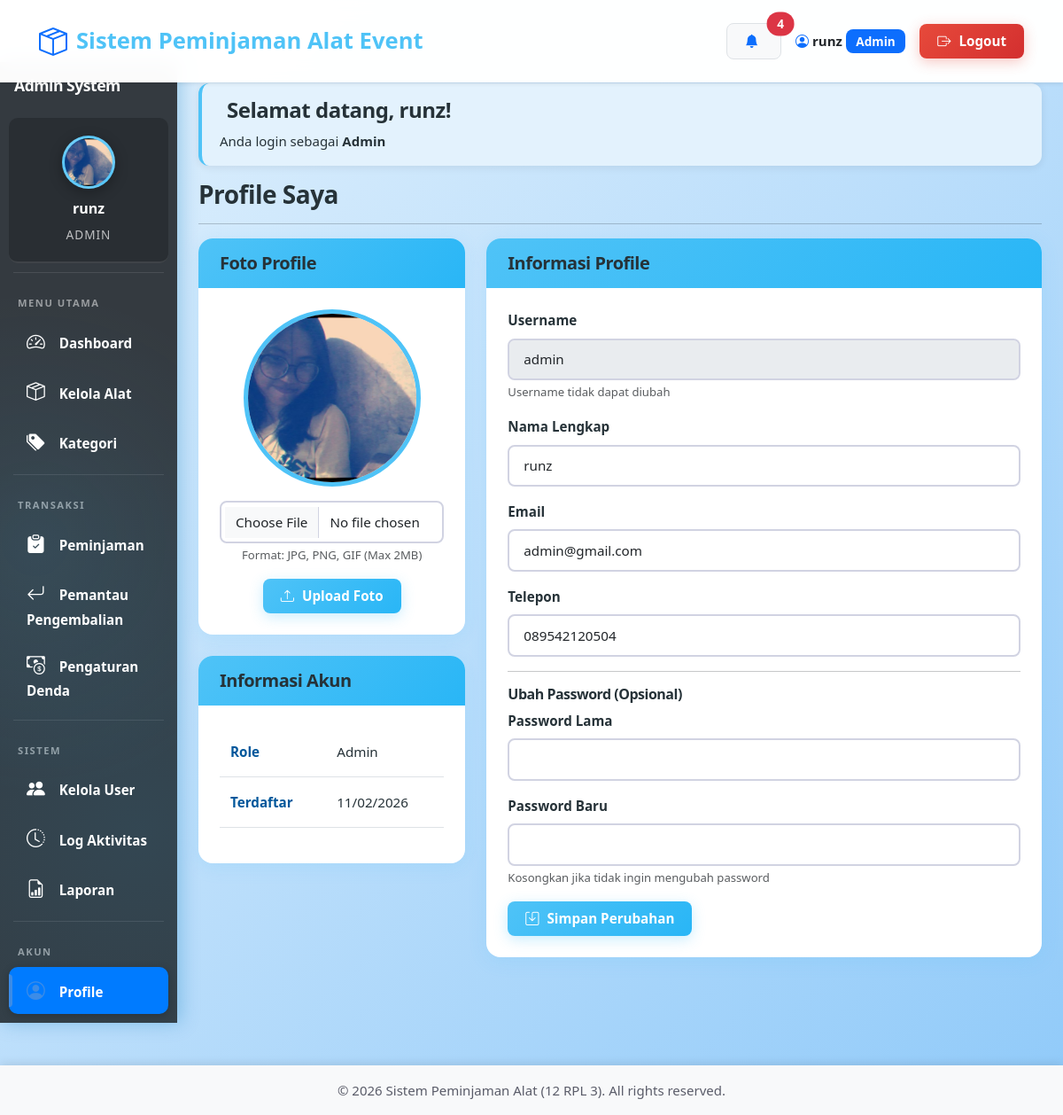
Screenshot of /admin/profile.php (signed in) with the database file from the repository.
### tables this page shows
CREATE TABLE `users` (
  `id` int NOT NULL,
  `username` varchar(50) NOT NULL,
  `password` varchar(255) NOT NULL,
  `nama` varchar(100) NOT NULL,
  `email` varchar(100) NOT NULL,
  `telepon` varchar(20) DEFAULT NULL,
  `foto_profile` varchar(255) DEFAULT NULL,
  `role` enum('admin','petugas','peminjam') NOT NULL,
  `created_at` timestamp NULL DEFAULT CURRENT_TIMESTAMP,
  `deleted_at` datetime DEFAULT NULL
);

### admin/profile.php (the view, shortened to what this page needs)
<?php
require_once '../config/database.php';
$user_id = $_SESSION['user_id'];
$user = mysqli_fetch_assoc(mysqli_query($conn, "SELECT * FROM users WHERE id=$user_id"));
$columns = mysqli_query($conn, "SHOW COLUMNS FROM users LIKE 'foto_profile'");
$has_foto_column = mysqli_num_rows($columns) > 0;
include '../includes/header.php';
?>
<div class="container-fluid">
    <div class="row">
        <?php include '../includes/admin_sidebar.php'; ?>
        <div class="col-md-10 p-4">
            <div class="alert alert-info">
                <h4><i class="bi bi-hand-wave"></i> Selamat datang, <?php echo $_SESSION['nama']; ?>!</h4>
                <p class="mb-0">Anda login sebagai <strong><?php echo ucfirst($_SESSION['role']); ?></strong></p>
            </div>
            <h2>Profile Saya</h2>
            <hr>
            <div class="row">
                <div class="col-md-4">
                    <?php if ($has_foto_column): ?>
                    <div class="card">
                        <div class="card-header bg-primary text-white">
                            <h5 class="mb-0">Foto Profile</h5>
                        </div>
                        <div class="card-body text-center">
                            <?php if (isset($user['foto_profile']) && $user['foto_profile'] && file_exists('../' . $user['foto_profile'])): ?>
                                <img src="../<?php echo $user['foto_profile']; ?>" alt="Profile" class="img-fluid rounded-circle mb-3" style="width: 200px; height: 200px; object-fit: cover; border: 5px solid #4FC3F7;">
                            <?php endif; ?>
                            <form method="POST" enctype="multipart/form-data" id="formFoto">
                                <div class="mb-3">
                                    <input type="file" name="foto_profile" id="foto_profile" class="form-control" accept="image/*" onchange="previewImage(this)">
                                    <small class="text-muted">Format: JPG, PNG, GIF (Max 2MB)</small>
                                </div>
                                <button type="submit" class="btn btn-primary btn-sm">
                                    <i class="bi bi-upload"></i> Upload Foto
                                </button>
                            </form>
                        </div>
                    </div>
                    <?php endif; ?>
                    <div class="card <?php echo $has_foto_column ? 'mt-3' : ''; ?>">
                        <div class="card-header bg-secondary text-white">
                            <h5 class="mb-0">Informasi Akun</h5>
                        </div>
                        <div class="card-body">
                            <table class="table table-sm">
                                <tr>
                                    <td><strong>Role</strong></td>
                                    <td><?php echo ucfirst($user['role']); ?></td>
                                </tr>
                                <tr>
                                    <td><strong>Terdaftar</strong></td>
                                    <td><?php echo date('d/m/Y', strtotime($user['created_at'])); ?></td>
                                </tr>
                            </table>
                        </div>
                    </div>
                </div>
                <div class="col-md-8">
                    <div class="card">
                        <div class="card-header bg-primary text-white">
                            <h5 class="mb-0">Informasi Profile</h5>
                        </div>
                        <div class="card-body">
                            <form method="POST" enctype="multipart/form-data">
                                <div class="mb-3">
                                    <label class="form-label">Username</label>
                                    <input type="text" class="form-control" value="<?php echo $user['username']; ?>" disabled>
                                    <small class="text-muted">Username tidak dapat diubah</small>
                                </div>
                                <div class="mb-3">
                                    <label class="form-label">Nama Lengkap</label>
                                    <input type="text" name="nama" class="form-control" value="<?php echo $user['nama']; ?>" required>
                                </div>
                                <div class="mb-3">
                                    <label class="form-label">Email</label>
                                    <input type="email" name="email" class="form-control" value="<?php echo $user['email']; ?>" required>
                                </div>
                                <div class="mb-3">
                                    <label class="form-label">Telepon</label>
                                    <input type="text" name="telepon" class="form-control" value="<?php echo $user['telepon']; ?>">
                                </div>
                                <hr>
                                <h6>Ubah Password (Opsional)</h6>
                                <div class="mb-3">
                                    <label class="form-label">Password Lama</label>
                                    <input type="password" name="password_lama" class="form-control">
                                </div>
                                <div class="mb-3">
                                    <label class="form-label">Password Baru</label>
                                    <input type="password" name="password_baru" class="form-control">
                                    <small class="text-muted">Kosongkan jika tidak ingin mengubah password</small>
                                </div>
                                <button type="submit" class="btn btn-primary">
                                    <i class="bi bi-save"></i> Simpan Perubahan
                                </button>
                            </form>
                        </div>
                    </div>
                </div>
            </div>
        </div>
    </div>
</div>
<?php include '../includes/footer.php'; ?>

### assets/css/variables.css (style rules this page uses)
:root { --primary: #4FC3F7; --primary-dark: #29B6F6; --primary-light: #81D4FA; --secondary: #78909C; --success: #66BB6A; --info: #42A5F5; --warning: #FFA726; --danger: #EF5350; --light: #E3F2FD; --dark: #263238; --blue-gradient: linear-gradient(135deg, #4FC3F7 0%, #29B6F6 100%); --blue-gradient-dark: linear-gradient(135deg, #29B6F6 0%, #0288D1 100%); --sidebar-gradient: linear-gradient(180deg, #0277BD 0%, #01579B 100%); --card-gradient: linear-gradient(135deg, #E3F2FD 0%, #BBDEFB 100%); --card-shadow: 0 4px 20px rgba(79, 195, 247, 0.15); --button-shadow: 0 4px 15px rgba(79, 195, 247, 0.3); --hover-shadow: 0 8px 30px rgba(79, 195, 247, 0.25); --spacing-sm: 0.5rem; --spacing-md: 1rem; --spacing-lg: 1.5rem; --spacing-xl: 2rem; --radius-sm: 8px; --radius-md: 12px; --radius-lg: 16px; --font-family: 'Segoe UI', Tahoma, Geneva, Verdana, sans-serif; --font-size-base: 15px; --font-weight-normal: 500; --font-weight-bold: 700; }

### assets/css/base.css (style rules this page uses)
* { margin: 0; padding: 0; box-sizing: border-box; }
html { scroll-behavior: smooth; }
body { font-family: var(--font-family); background: linear-gradient(135deg, #E3F2FD 0%, #BBDEFB 50%, #90CAF9 100%); background-attachment: fixed; min-height: 100vh; color: var(--dark); font-size: var(--font-size-base); line-height: 1.6; padding-top: 70px; }
h1, h2, h3, h4, h5, h6 { font-weight: var(--font-weight-bold); color: var(--dark); letter-spacing: -0.5px; }
h2 { font-size: 1.75rem; margin-bottom: 0.5rem; }
p, td, th, label, span { color: var(--dark); }
strong { font-weight: var(--font-weight-bold); }

### assets/css/components.css (style rules this page uses)
.card { border: none; border-radius: var(--radius-lg); box-shadow: var(--card-shadow); overflow: hidden; margin-bottom: var(--spacing-lg); background: white; transition: all 0.3s ease; }
.card-header { background: var(--blue-gradient); color: white; font-weight: var(--font-weight-bold); font-size: 1.1rem; padding: var(--spacing-md) var(--spacing-lg); border: none; }
.card-body { padding: var(--spacing-lg); }
.table tbody td { padding: var(--spacing-md) 0.75rem; vertical-align: middle; font-size: 0.95rem; color: var(--dark); font-weight: var(--font-weight-normal); }
.table tbody td strong { font-weight: var(--font-weight-bold); color: #01579B; }
.btn { border-radius: var(--radius-sm); padding: var(--spacing-sm) 1.25rem; font-weight: 600; font-size: 0.95rem; transition: all 0.3s ease; border: none; }
.btn i { margin-right: 5px; }
.btn-primary { background: var(--blue-gradient); box-shadow: var(--button-shadow); color: white; }
.alert { border: none; border-radius: var(--radius-md); padding: var(--spacing-md) 1.25rem; border-left: 4px solid; box-shadow: 0 2px 10px rgba(0,0,0,0.08); font-weight: var(--font-weight-normal); }
.alert-info { background-color: #E3F2FD; border-left-color: var(--primary); color: #01579B; }
.form-control, .form-select { border-radius: var(--radius-sm); border: 2px solid #d1d3e2; padding: 0.65rem var(--spacing-md); transition: all 0.3s ease; font-size: 0.95rem; font-weight: var(--font-weight-normal); }
.form-label { font-weight: var(--font-weight-bold); color: var(--dark); margin-bottom: var(--spacing-sm); font-size: 0.95rem; }

### rows the page displays
users: foto_profile (picture), role "Admin", created_at "11/02/2026", username "admin", nama "runz", email "admin@gmail.com", telepon "089542120504"

### other values shown
$notif_count "4"
$_SESSION['nama'] "runz"
$_SESSION['role'] "Admin"
$_SESSION['role'] "ADMIN"
